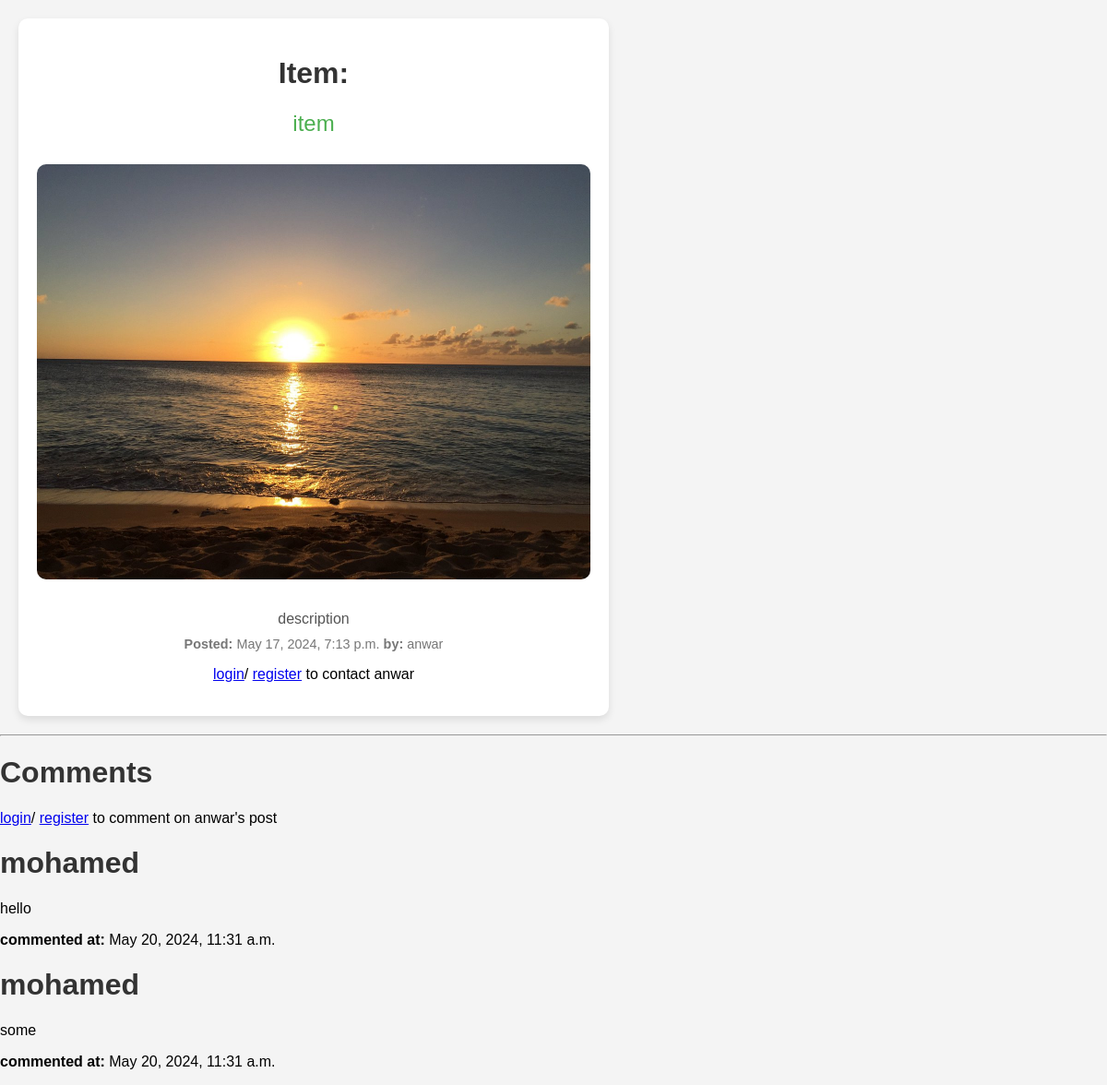
Page /item/13/ on the committed database.
### api/models.py (models this page shows, shortened)
class TanmirtPost(models.Model):
    LOST="lost"
    FOUND="found"
    image=models.ImageField(upload_to="images",null=True, blank=True)
    title=models.CharField(max_length=200)
    date=models.DateTimeField(auto_now_add=True)
    user=models.ForeignKey(User,on_delete=models.CASCADE)
    description=models.TextField()
    lost_or_found=models.CharField(max_length=20,choices=[
        (LOST,"lost"),
        (FOUND,"found")
    ],default=LOST)
    latitude = models.DecimalField(max_digits=9, decimal_places=6, null=True, blank=True)
    longitude = models.DecimalField(max_digits=9, decimal_places=6, null=True, blank=True)

class Comment(models.Model):
    body=models.TextField()
    writer=models.ForeignKey(User,on_delete=models.CASCADE,related_name='writer')
    date=models.DateTimeField(auto_now_add=True)
    post=models.ForeignKey(TanmirtPost,on_delete=models.CASCADE,related_name='post')

### api/views.py (the view)
# urls.py: path('item/<str:pk>/',showitem,name='item'),
def showitem(request,pk):
    item=TanmirtPost.objects.get(pk=pk)
    comments=Comment.objects.filter(post=item)
    if request.method=='POST':
        form=CommentForm(request.POST)
        if form.is_valid():
            instance=form.save(commit=False)
            instance.post=item
            instance.writer=request.user
            instance.save()
            return redirect('item',pk)
    else:
        form=CommentForm()
    context={'item':item,'comments':comments, 'form':form}
    return render(request,'item.html',context)

### templates/item.html (shortened to what this page needs)
<!DOCTYPE html>
<html lang="en">
<head>
    {% load static %}
    <link rel="stylesheet" href="{% static 'css/item.css'%}">
    <link rel="stylesheet" href="{% static 'css/styles.css'%}">
</head>
<body>
    <div class="container">
        <h1>Item:</h1>
        <p class="item-title">{{item.title}}</p>
        {% if item.image%}
        <img src="{{item.image.url}}" alt="Item image" class="item-image">
        {% endif %}
        <p class="item-description">{{item.description}}</p>
        <p class="item-details"><strong>Posted:</strong> {{item.date}} <strong>by:</strong> {{item.user.username}}</p>
        {% if user.is_authenticated%}
        {% if user.id != item.user.id %}
        <button class="contact-button">
            <a href="{% url 'message' item.user.id%}">
                Contact {{item.user.username}}
            </a>
        </button>
        {% else %}
        <button class="delete-button" onclick="openModal()">Delete</button>
        {% endif %}
        {% else %}
            <p > <a href="{% url 'login'%}">login</a>/ <a href="{% url 'register'%}">register</a>  to contact {{item.user.username}}</p>
        {% endif%}
    </div>
    <div>
        <hr/>
        <h1>Comments</h1>
        {% if user.is_authenticated%}
        <form  method="post">
            {% csrf_token %}
            {{form.as_p}}
            <button type="submit"> comment </button>
        </form>
        {% else %}
        <p > <a href="{% url 'login'%}">login</a>/ <a href="{% url 'register'%}">register</a>  to comment on  {{item.user.username}}'s post</p>
        {% endif%}
        {%for comment in comments%}
        <h1>{{comment.writer.username}}</h1>
        <p>{{comment.body}}</p>
        <p><strong>commented at:</strong> {{comment.date}}</p>
        {%endfor%}
    </div>
</body>
</html>

### static/css/styles.css (style rules this page uses)
body { font-family: Arial, sans-serif; margin: 0; padding: 0; background-color: #f4f4f4; }
.container { background-color: #fff; padding: 20px; border-radius: 10px; box-shadow: 0 4px 8px rgba(0, 0, 0, 0.1); max-width: 600px; width: 100%; margin: 20px; text-align: center; word-wrap: break-word; overflow-wrap: break-word; white-space: normal; }
h1 { font-size: 2em; color: #333; }
.item-title { font-size: 1.5em; color: #4CAF50; margin: 10px 0; }
.item-image { max-width: 100%; height: auto; border-radius: 10px; margin: 20px 0; }
.item-description { font-size: 1em; color: #555; margin: 10px 0; }
.item-details { font-size: 0.9em; color: #777; margin: 10px 0; }

### rows in the picture
TanmirtPost: title "item", image (picture), description "description", date "May 17, 2024, 7:13 p.m.", user.username "anwar"
Comment: writer.username "mohamed", body "hello", date "May 20, 2024, 11:31 a.m."
Comment: writer.username "mohamed", body "some", date "May 20, 2024, 11:31 a.m."
